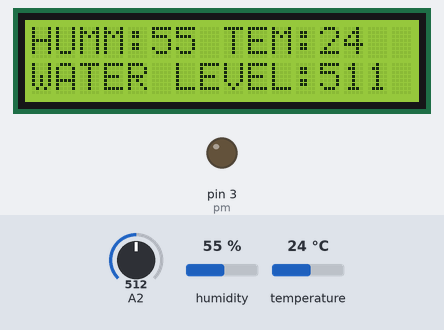
This sketch was run on a simulated Arduino Uno, built with avr-gcc and run on an emulated ATmega328P. Shown: 16×2 character LCD, output pins drawn as LEDs (lit = HIGH). The inputs (shaded band) are chosen by the test bench; at power-on: A2 = 512, temperature 24 °C, humidity 55 %. What the sketch prints to the serial monitor is not drawn.

Above: at 1.2 s.
1.3 s: A2 set to 589
At 8.7 s:
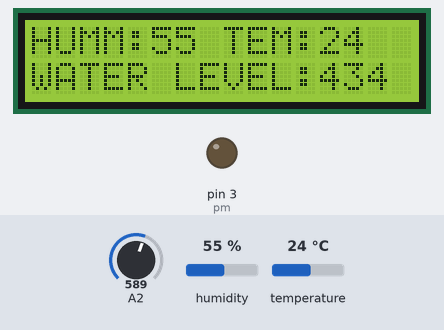
14.9 s: A2 set to 610
At 20.5 s:
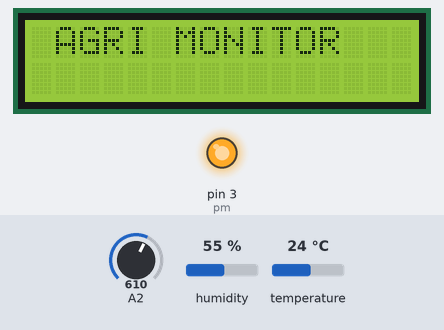
28.5 s: temperature set to 41 °C
At 35.7 s:
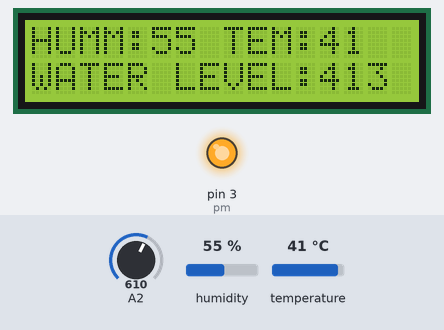
36.1 s: humidity set to 22 %
At 46.9 s:
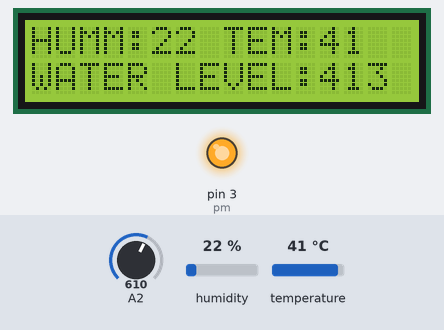
47.8 s: humidity set to 40 %
At 59.2 s:
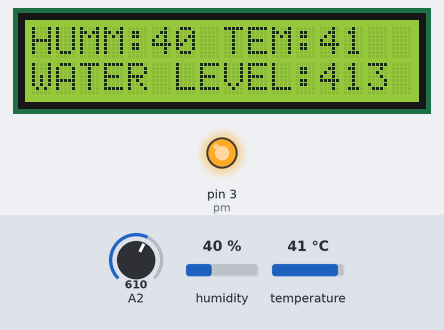
59.5 s: A2 set to 590
At 70.9 s:
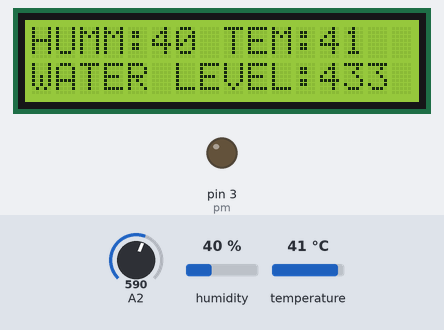
Timing chart, 0 to 72.4 s (numbered marks = the images above; inputs shaded):
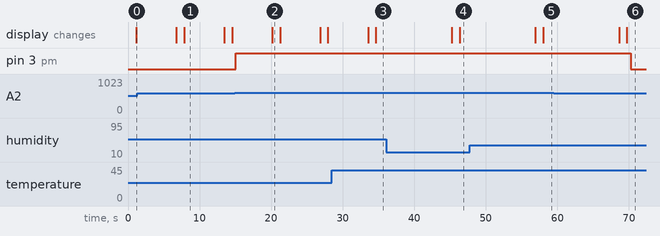

Measured:
- the behaviour switches between 599 and 600 on A2 (found by bisection; images 1 and 2)
- after the input at 1.3 s, the display: first differs from a run without the input after 6.6 s (image 1)
- after the input at 14.9 s, pin 3 (pm): LOW → HIGH after 0.15 s
- after the input at 28.5 s, the display: first differs from a run without the input after 6.1 s (image 3)
- after the input at 36.1 s, the display: first differs from a run without the input after 10.2 s (image 4)
- after the input at 47.8 s, the display: first differs from a run without the input after 10.2 s (image 5)
- after the input at 59.5 s, pin 3 (pm): HIGH → LOW after 10.7 s; the display: first differs from a run without the input after 10.2 s (image 6)

The sketch:

2021_agri.ino
```cpp
#include <Wire.h>
#include <Adafruit_GFX.h>
#include <Adafruit_SSD1306.h>
#include <SimpleDHT.h>
#include <LiquidCrystal.h>


const int rs = 13, en = 12, d4 = 11, d5 = 10, d6 = 9, d7 = 8;
LiquidCrystal lcd(rs, en, d4, d5, d6, d7);
int pinDHT11 = A1;
SimpleDHT11 dht11(pinDHT11);
int i=0;
int j=0;
int k=0;
char inChar;
const int mo=A0;

const int T=A3;
const int pm=3;
const int sp=4;
int t;
float cel;

void setup()
{

  lcd.begin(16, 2);
  lcd.print(" AGRI MONITOR          ");


   pinMode(pm, OUTPUT);

   digitalWrite(pm,LOW);

 Serial.begin(9600);

}

void loop() {
//Serial.print(analogRead(A2));
  lcd.clear();
  lcd.setCursor(0, 0);
  lcd.print(" AGRI MONITOR            ");
  delay(1000);
  byte temperature = 0;
  byte humidity = 0;
  int err = SimpleDHTErrSuccess;
  if ((err = dht11.read(&temperature, &humidity, NULL)) != SimpleDHTErrSuccess) {
  Serial.print("Read DHT11 failed, err="); Serial.println(err);delay(1000);
    return;
  }


lcd.begin(16, 2);
lcd.setCursor(0, 0);
lcd.print("HUMM:");
lcd.print(humidity);
lcd.print(" ");
lcd.print("TEM:");
lcd.print(temperature);
lcd.setCursor(0, 1);
lcd.print("WATER LEVEL:");
lcd.print(((analogRead(A2)-1023)*-1));
delay(500);

if(analogRead(A2)<600)
{

  digitalWrite(pm,LOW);
    Serial.print("*pump off ");
    Serial.print("*Temp  VALUE:");
    Serial.print(int(temperature));
    Serial.print(" HUMM:");
    Serial.print((int)humidity);
    Serial.print(" TEM:");
    Serial.print(int(temperature));
    Serial.print(" WL:");
    Serial.print(((analogRead(A2)-1023)*-1));
     delay(5000);

 }
else
  {

  digitalWrite(pm,HIGH);
  Serial.print("*pump on");


    Serial.print(" HUMM:");
    Serial.print((int)humidity);
    Serial.print(" TEM:");
    Serial.print(int(temperature));
    Serial.print(" WL:");
    Serial.print(((analogRead(A2)-1023)*-1));
     delay(5000);

  }


if (int(temperature)>=40)
  {
    Serial.print("*Temp HIGH VALUE:");
   Serial.print(int(temperature));
    Serial.print(" HUMM:");
    Serial.print((int)humidity);
    Serial.print(" TEM:");
    Serial.print(int(temperature));
    Serial.print(" WL:");
    Serial.print(((analogRead(A2)-1023)*-1));
     delay(5000);
  }

delay(100);


  }
```
